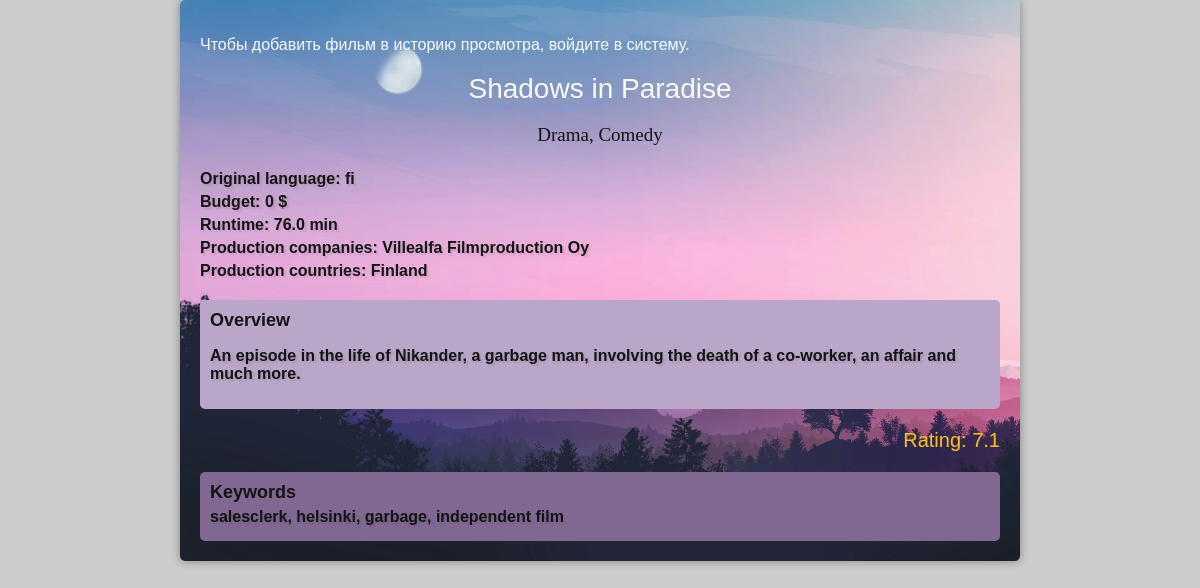
The app's page /movie/2/ with its own data.
### movies/models.py (models this page shows)
class Movie(models.Model):
    title = models.CharField(max_length=200)
    slug_title = models.SlugField(unique=True, db_index=True)
    overview = models.TextField()
    keywords = models.TextField()
    production_companies = models.TextField()
    production_countries = models.TextField()
    original_language = models.CharField(max_length=20)
    genres = models.CharField(max_length=200)
    runtime= models.FloatField()
    budget = models.IntegerField()
    rating = models.FloatField()

### movies/views.py (the view)
# urls.py: path('movie/<int:movie_id>/', views.movie_detail, name='movie_detail'),
def movie_detail(request, movie_id):
    movie = get_object_or_404(Movie, id=movie_id)
    return render(request, 'movies/movie_detail.html', {'movie': movie})

### movies/templates/movies/movie_detail.html (shortened to what this page needs)
{% load static %}
<!DOCTYPE html>
<html>
<head>
    <link rel="stylesheet" href="{% static 'css/movie_detail.css'%}" type="text/css">
</head>
<body>
    <div class="movie-container">
        {% if user.is_authenticated %}
        <form method="post" action="{% url 'add_to_history' movie.id %}">
            {% csrf_token %}
            <input type="number" data-tooltip="Enter rate from 1 to 10" class='input_rate' name="rating" min="1" max="10" required>
            <button type="submit" class = "btn_add">+</button>
        </form>
    {% else %}
        <p>Чтобы добавить фильм в историю просмотра, войдите в систему.</p>
    {% endif %}
        <div class="movie-header">
            <h1 class="movie-title"> {{ movie.title }}</h1>
            <p class="movie-genres"> {{ movie.genres }} </p>
        </div>
    <div class="movie-details">
        <p class="movie-info"> Original language: {{ movie.original_language }} </p>
        <p class="movie-info"> Budget: {{ movie.budget }} $</p>
        <p class="movie-info"> Runtime: {{ movie.runtime }} min</p>
        <p class="movie-info"> Production companies: {{ movie.production_companies }} </p>
        <p class="movie-info"> Production countries: {{ movie.production_countries }} </p>
    </div>
    <div class="movie-description">
        <h2>Overview</h2>
        <p class="overview"> {{ movie.overview }} </p>
    </div>
    <div class="movie-footer">
        <p class="movie-rating"> Rating: {{ movie.rating }} </p>
    </div>
    <div class="movie-keywords">
        <h2>Keywords</h2>
        <p class="movie-info">
            {{ movie.keywords }}
        </p>
    </div>
    </div>
</body>
</html>

### movies/static/css/movie_detail.css (style rules this page uses)
body { font-family: Arial, sans-serif; background-color: #ccc; color: #fff; margin: 0; padding: 0; }
.movie-container { width: 80%; position: relative; max-width: 800px; margin: 0 auto; padding: 20px; background: url("../img/background.jpg") no-repeat; background-size: cover; opacity: 0.9; border-radius: 5px; box-shadow: 0 0 10px rgba(41, 40, 40, 0.5); }
.movie-header { text-align: center; margin-bottom: 24px; }
.movie-title { font-size: 28px; font-weight: 300; }
.movie-genres { font-size: 19px; color: #000000; font-family: "Times New Roman", serif; }
.movie-details { margin-bottom: 20px; }
.movie-info { font-size: 16px; color: #000000; text-shadow: 2px 2px 2px rgba(0, 0, 0, 0.1); font-weight: 600; margin: 5px 0; }
.movie-description { background-color: #b8a2c8; padding: 10px; border-radius: 5px; }
.movie-description h2 { font-size: 18px; margin: 0; color: #000000; }
.overview { font-size: 16px; color: #000000; font-weight: 600; text-shadow: 2px 2px 2px rgba(0, 0, 0, 0.1); }
.movie-footer { text-align: right; }
.movie-rating { font-size: 20px; color: #ffc400; }
.movie-keywords { margin-top: 20px; background-color: #795e8d; padding: 10px; border-radius: 5px; }
.movie-keywords h2 { font-size: 18px; margin: 0; color: #000000; }

### records on screen
Movie: title "Shadows in Paradise", genres "Drama, Comedy", original_language "fi", budget "0", runtime "76.0", production_companies "Villealfa Filmproduction Oy", production_countries "Finland", overview "An episode in the life of Nikander, a garbage man, involving the death of a co-worker, an affair and much more.", rating "7.1", keywords "salesclerk, helsinki, garbage, independent film"
